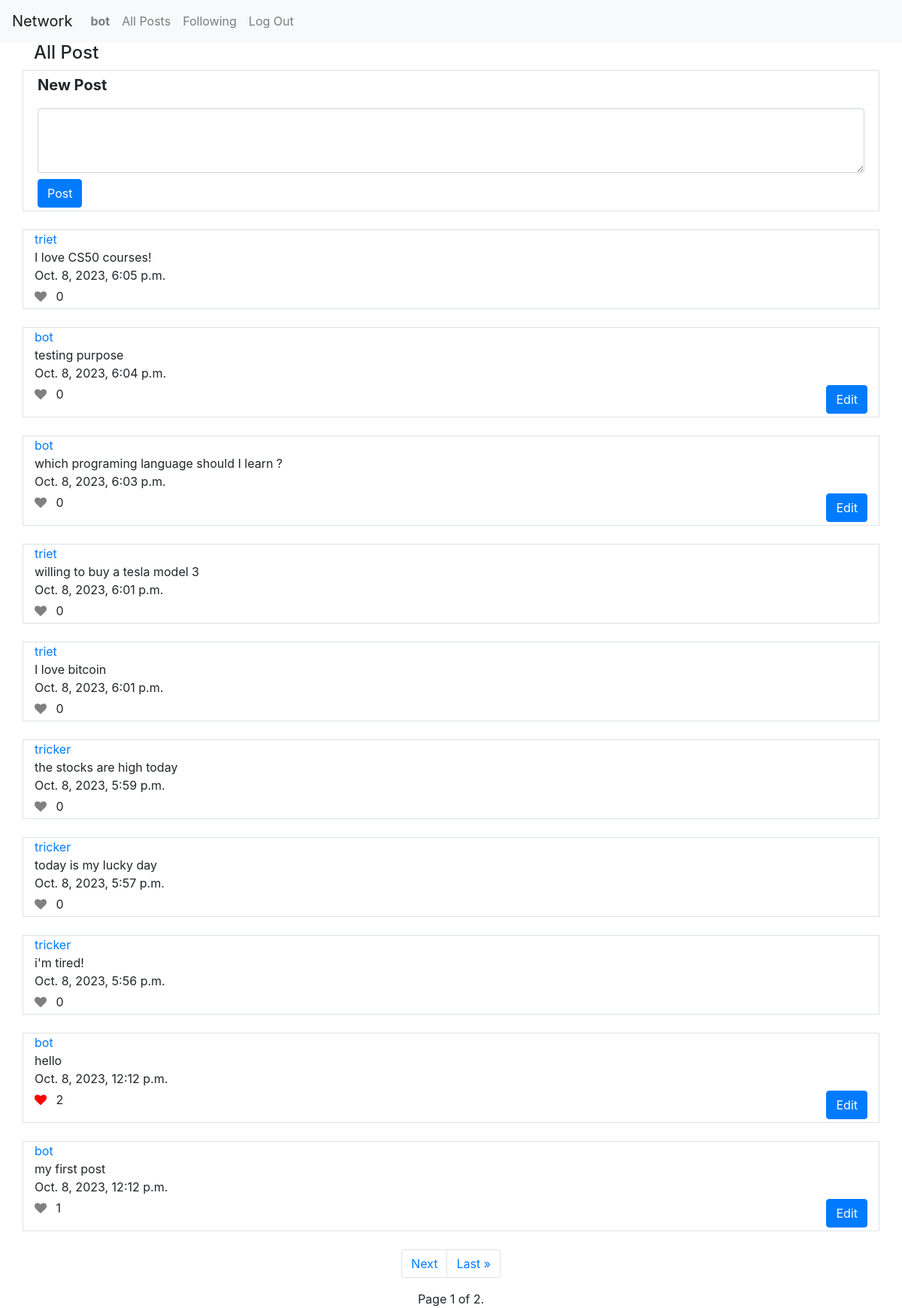
The app's page / (signed in) with its own data.
### network/models.py (models this page shows, shortened)
class User(AbstractUser):
    pass

class Post(models.Model):
    username = models.ForeignKey(User, on_delete=models.CASCADE, related_name="username_post")
    content = models.CharField(max_length=500)
    date = models.DateTimeField(auto_now_add=True)
    like = models.IntegerField(default=0)

### network/views.py (the view)
# urls.py: path("", views.index, name="index"),
def index(request):
    posts = Post.objects.all().order_by("-date")
    paginator = Paginator(posts, 10)
    page_number = request.GET.get("page")
    page_obj = paginator.get_page(page_number)
    if request.user.is_authenticated:
        liked_posts = Like.objects.filter(username=request.user).values_list("post", flat=True)
    else:
        liked_posts = []
    return render(request, "network/index.html", {
        "posts": posts,
        "page_obj": page_obj,
        "liked_posts": liked_posts,
    })

### network/templates/network/index.html (shortened to what this page needs)
{% extends "network/layout.html" %}
{% load static %}
{% block body %}
    <div class="container">
        {% if following %}
            <h4>Following</h4>
        {% else %}
            <h4>All Post</h4>
        {% endif %}
    </div>
    <div class="container border">
        <form action="{% url 'new_post' %}" method="post">
            <div class="row p-1">
                <div class="col">
                    <label class="font-weight-bold lead" for="post">New Post</label>
                </div>
            </div>
            <div class="row p-1">
                <div class="col">
                    <textarea class="form-control" name="post" rows="3"></textarea>
                </div>
            </div>
            <div class="row p-1">
                <div class="col">
                    <button class="btn btn-primary" type="submit">Post</button>
                </div>
            </div>
        </form>
    </div><br>
    {% for post in page_obj %}
        <div class="container border">
                <div class="row">
                    <div class="col">
                        <a href="{% url 'profile' post.username.id %}">{{ post.username }}</a>
                    </div>
                </div>
                <div class="row">
                    <div class="col" id="content_{{ post.id }}">
                        {{ post.content }}
                    </div>
                </div>
                <div class="row">
                    <div class="col">
                        {{ post.date }}
                    </div>
                </div>
                <div class="row justify-content-between">
                    <div class="col-auto mt-1 mb-1">
                        {% if request.user.is_authenticated %}
                            {% if post.id in liked_posts %}
                                <i class="fa fa-heart" id="like_color_{{ post.id }}" style="color: red; cursor: pointer;" onclick="toggleLike('{{ post.id }}')"></i>
                            {% else %}
                                <i class="fa fa-heart" id="like_color_{{ post.id }}" style="color: gray; cursor: pointer;" onclick="toggleLike('{{ post.id }}')"></i>
                            {% endif %}
                            <span class="ml-2" id="like_count_{{ post.id }}">{{ post.like }}</span>
                        {% endif %}
                    </div>
                    {% if request.user == post.username %}
                        <div class="col-auto mt-1 mb-1">
                            <button type="button" class="btn btn-primary edit" data-toggle="modal" data-target="#edit_post_{{ post.id }}">Edit</button>
                        </div>
                    {% endif %}
                </div>
        </div><br>
    {% endfor %}
    <div class="static-bottom">
        <ul class="pagination justify-content-center">
            {% if page_obj.has_next %}
                <li class="page-item"><a class="page-link" href="?page={{ page_obj.next_page_number }}">Next</a></li>
                <li class="page-item"><a class="page-link" href="?page={{ page_obj.paginator.num_pages }}">Last &raquo;</a></li>
            {% endif %}
        </ul>
        <div class="text-center">
            Page {{ page_obj.number }} of {{ page_obj.paginator.num_pages }}.
        </div>
    </div>
{% endblock %}

### network/templates/network/layout.html (shortened to what this page needs)
{% load static %}
<!DOCTYPE html>
<html lang="en">
    <head>
        <link rel="stylesheet" href="https://stackpath.bootstrapcdn.com/bootstrap/4.4.1/css/bootstrap.min.css">
        <link href="{% static 'network/styles.css' %}" rel="stylesheet">
        <link rel="stylesheet" href="https://cdnjs.cloudflare.com/ajax/libs/font-awesome/4.7.0/css/font-awesome.min.css">
    </head>
    <body>
        <nav class="navbar navbar-expand-lg navbar-light bg-light">
            <a class="navbar-brand" href="">Network</a>
            <div>
              <ul class="navbar-nav mr-auto">
                {% if user.is_authenticated %}
                    <li class="nav-item">
                        {% if user == request.user %}
                            <a class="nav-link" href="{% url 'profile' user.id %}"><strong>{{ user.username }}</strong></a>
                        {% else %}
                            <a class="nav-link" href="{% url 'profile' request.user.id %}"><strong>{{ request.user.username }}</strong></a>
                        {% endif %}
                    </li>
                {% endif %}
                <li class="nav-item">
                  <a class="nav-link" href="{% url 'index' %}">All Posts</a>
                </li>
                {% if user.is_authenticated %}
                    <li class="nav-item">
                        <a class="nav-link" href="{% url 'following' %}">Following</a>
                    </li>
                    <li class="nav-item">
                        <a class="nav-link" href="{% url 'logout' %}">Log Out</a>
                    </li>
                {% endif %}
              </ul>
            </div>
          </nav>
        <div class="body">
            {% block body %}
            {% endblock %}
        </div>
    </body>
</html>

### records on screen
User: username "bot"
Post: username "triet", content "I love CS50 courses!", date "Oct. 8, 2023, 6:05 p.m.", like "0"
Post: username "bot", content "testing purpose", date "Oct. 8, 2023, 6:04 p.m.", like "0"
Post: username "bot", content "which programing language should I learn ?", date "Oct. 8, 2023, 6:03 p.m.", like "0"
Post: username "triet", content "willing to buy a tesla model 3", date "Oct. 8, 2023, 6:01 p.m.", like "0"
Post: username "triet", content "I love bitcoin", date "Oct. 8, 2023, 6:01 p.m.", like "0"
Post: username "tricker", content "the stocks are high today", date "Oct. 8, 2023, 5:59 p.m.", like "0"
Post: username "tricker", content "today is my lucky day", date "Oct. 8, 2023, 5:57 p.m.", like "0"
Post: username "tricker", content "i'm tired!", date "Oct. 8, 2023, 5:56 p.m.", like "0"
Post: username "bot", content "hello", date "Oct. 8, 2023, 12:12 p.m.", like "2"
Post: username "bot", content "my first post", date "Oct. 8, 2023, 12:12 p.m.", like "1"

### other values on screen
{{ page_obj.number }} "1"
{{ page_obj.paginator.num_pages }} "2"
